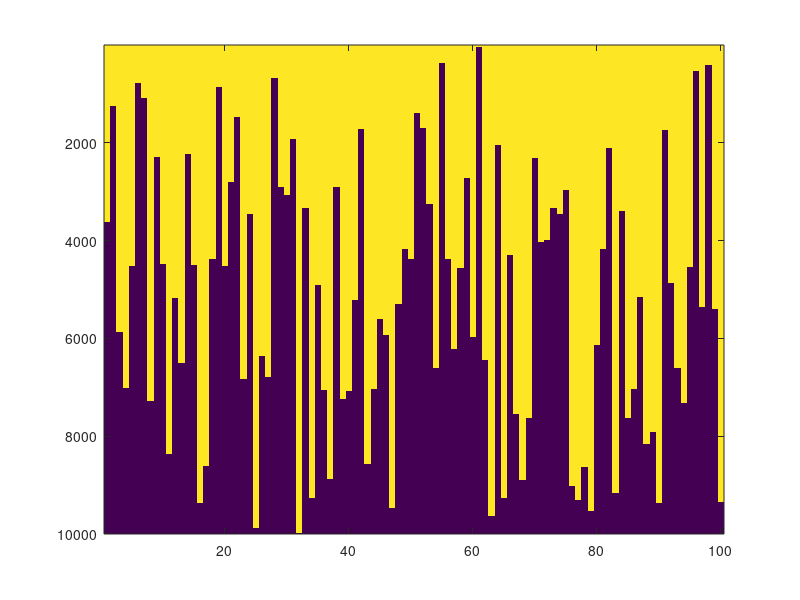

Reproduce this figure in MATLAB. (Note: this script raises an error after producing the figure.)
% This code create synthetic ground truth
% It takes a shape of the lake at its maximum area and a time series from
% the user using the interactive interface and then creates a synthetic
% lake with dynamics

clearvars
close all;
data_dir = './../Data/'; %location where the synthetic dynamics will be stored
fname = [data_dir '/SyntheticDynamics_v1.mat']; % name of the dynamics mat file

% Initializing parameters
R = 100; % number of rows
C = 100; % number of cols
N = R*C; % total number of locations
T = 100; % number of timesteps

temp = N - randi(N,1,T);
GT = ones(N,T);

for i = 1:T
    GT(1:temp(i),i) = 2;
end
figure,imagesc(GT);
GT = reshape(GT,R,C,T);
save(fname,'GT');


